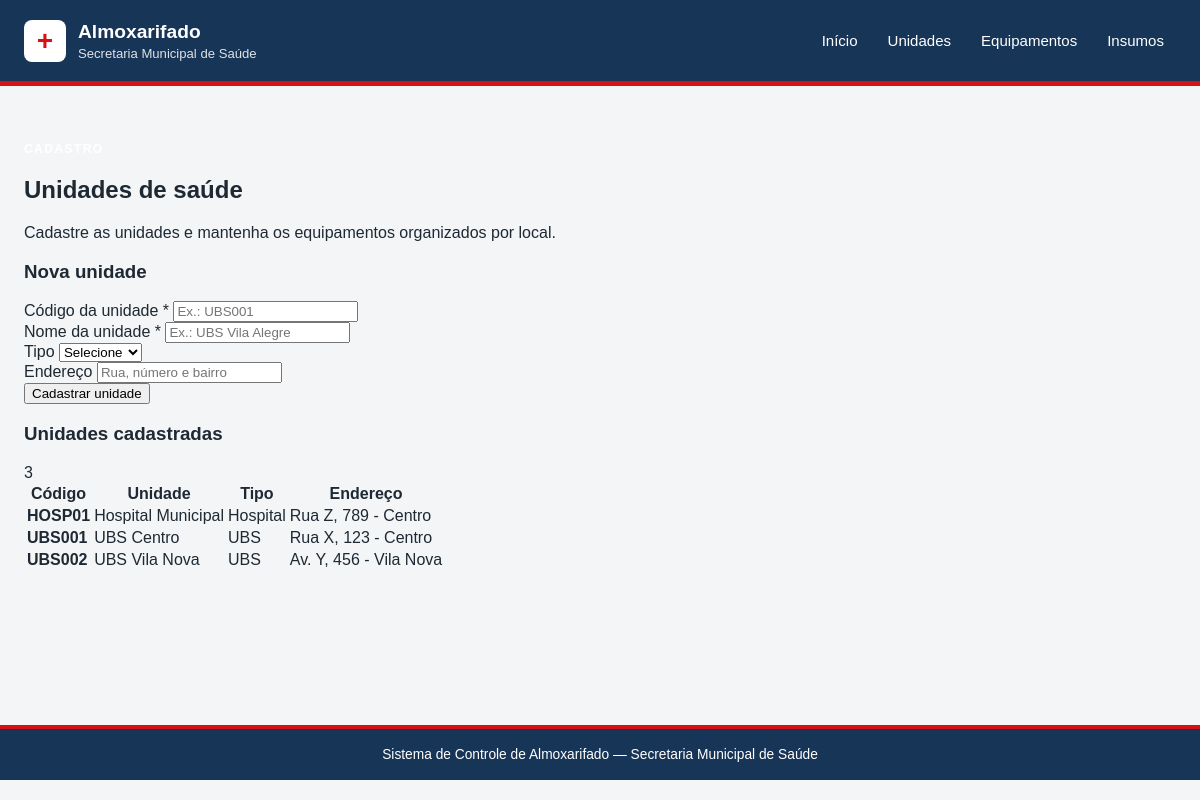
Page /unidades on the earlier database version.
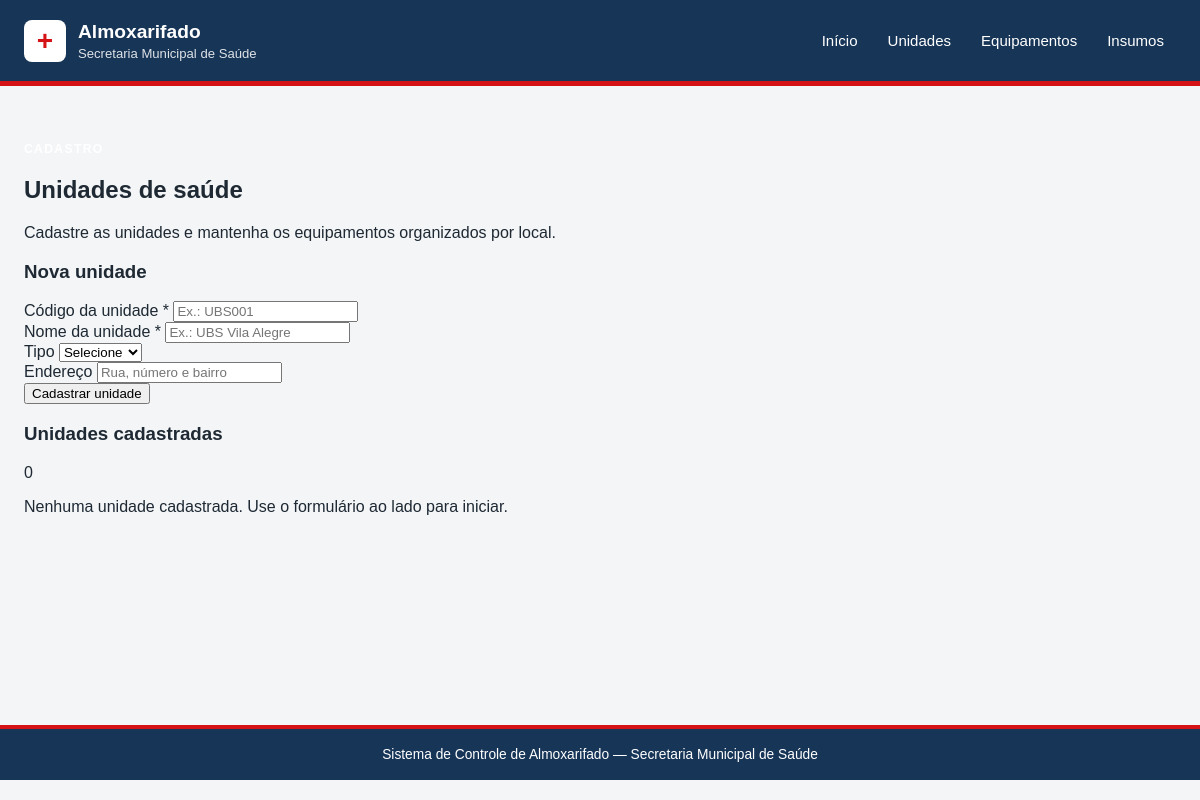
Same page on the later database version.
### tables this page shows
CREATE TABLE unidades (
    id_unidade INTEGER PRIMARY KEY AUTOINCREMENT,
    codigo TEXT NOT NULL UNIQUE,
    nome TEXT NOT NULL,
    tipo TEXT,
    endereco TEXT,
    ativo BOOLEAN DEFAULT 1
);

### app.py (the view, shortened to what this page needs)
@app.route("/unidades", methods=["GET", "POST"])
def unidades():
    with get_db_connection() as conn:
        lista_unidades = conn.execute(
            "SELECT * FROM unidades ORDER BY nome"
        ).fetchall()
    return render_template("unidades.html", unidades=lista_unidades)

### app.py (called while the page is built)
def get_db_connection():
    conn = sqlite3.connect(DATABASE)
    conn.row_factory = sqlite3.Row
    return conn

### templates/unidades.html (shortened to what this page needs)
{% extends "base.html" %}
{% block content %}
<section class="cabecalho-pagina">
    <div>
        <p class="texto-superior texto-superior--azul">CADASTRO</p>
        <h2>Unidades de saúde</h2>
        <p>Cadastre as unidades e mantenha os equipamentos organizados por local.</p>
    </div>
</section>
<section class="grid-unidades">
    <article class="painel">
        <h3>Nova unidade</h3>
        <form method="post" class="formulario">
            <div class="campo">
                <label for="codigo">Código da unidade *</label>
                <input
                    type="text"
                    id="codigo"
                    name="codigo"
                    placeholder="Ex.: UBS001"
                    maxlength="20"
                    required
                >
            </div>
            <div class="campo">
                <label for="nome">Nome da unidade *</label>
                <input
                    type="text"
                    id="nome"
                    name="nome"
                    placeholder="Ex.: UBS Vila Alegre"
                    required
                >
            </div>
            <div class="campo">
                <label for="tipo">Tipo</label>
                <select id="tipo" name="tipo">
                    <option value="">Selecione</option>
                </select>
            </div>
            <div class="campo">
                <label for="endereco">Endereço</label>
                <input
                    type="text"
                    id="endereco"
                    name="endereco"
                    placeholder="Rua, número e bairro"
                >
            </div>
            <button class="botao botao--primario" type="submit">
                Cadastrar unidade
            </button>
        </form>
    </article>
    <article class="painel">
        <div class="titulo-painel">
            <h3>Unidades cadastradas</h3>
            <span class="contador">{{ unidades|length }}</span>
        </div>
        {% if unidades %}
            <div class="tabela-responsiva">
                <table>
                    <thead>
                        <tr>
                            <th>Código</th>
                            <th>Unidade</th>
                            <th>Tipo</th>
                            <th>Endereço</th>
                        </tr>
                    </thead>
                    <tbody>
                        {% for unidade in unidades %}
                            <tr>
                                <td><strong>{{ unidade['codigo'] }}</strong></td>
                                <td>{{ unidade['nome'] }}</td>
                                <td>{{ unidade['tipo'] or '-' }}</td>
                                <td>{{ unidade['endereco'] or '-' }}</td>
                            </tr>
                        {% endfor %}
                    </tbody>
                </table>
            </div>
        {% else %}
            <p class="estado-vazio">
                Nenhuma unidade cadastrada. Use o formulário ao lado para iniciar.
            </p>
        {% endif %}
    </article>
</section>
{% endblock %}

### templates/base.html (shortened to what this page needs)
<!DOCTYPE html>
<html lang="pt-BR">
<head>
    <link rel="stylesheet" href="{{ url_for('static', filename='style.css') }}">
</head>
<body>
    <header class="topo">
        <div class="marca">
            <span class="marca__icone">+</span>
            <div>
                <h1>Almoxarifado</h1>
                <p>Secretaria Municipal de Saúde</p>
            </div>
        </div>
        <nav class="menu" aria-label="Menu principal">
            <a href="{{ url_for('index') }}">Início</a>
            <a href="{{ url_for('unidades') }}">Unidades</a>
            <a href="{{ url_for('equipamentos') }}">Equipamentos</a>
            <a href="{{ url_for('insumos') }}">Insumos</a>
        </nav>
    </header>
<main class="conteudo">
    {% block content %}{% endblock %}
</main>
    <footer class="rodape">
        <p>Sistema de Controle de Almoxarifado — Secretaria Municipal de Saúde</p>
    </footer>
</body>
</html>

### static/style.css (style rules this page uses)
:root { --azul-institucional: #173557; --vermelho-institucional: #d51317; --branco: #ffffff; --fundo: #f3f5f7; --texto: #1e2933; --texto-suave: #5c6b75; --borda: #d8e0e6; --azul-suave: #eaf0f5; }
* { box-sizing: border-box; }
body { margin: 0; font-family: Arial, Helvetica, sans-serif; color: var(--texto); background: var(--fundo); }
.topo { min-height: 86px; padding: 16px max(24px, calc((100% - 1180px) / 2)); display: flex; align-items: center; justify-content: space-between; gap: 24px; color: var(--branco); background: var(--azul-institucional); border-bottom: 5px solid var(--vermelho-institucional); }
.marca { display: flex; align-items: center; gap: 12px; }
.marca__icone { width: 42px; height: 42px; display: grid; place-items: center; border-radius: 8px; font-size: 28px; font-weight: bold; color: var(--vermelho-institucional); background: var(--branco); }
.marca h1, .marca p { margin: 0; }
.marca h1 { font-size: 1.2rem; }
.marca p { margin-top: 3px; font-size: 0.82rem; opacity: 0.86; }
.menu { display: flex; flex-wrap: wrap; gap: 6px; }
.menu a { padding: 9px 12px; border-radius: 6px; color: var(--branco); font-size: 0.94rem; text-decoration: none; }
.conteudo { width: min(1180px, calc(100% - 48px)); min-height: calc(100vh - 161px); margin: 0 auto; padding: 44px 0; }
.texto-superior { color: #ffffff; font-size: 0.76rem; font-weight: bold; letter-spacing: 0.11em; }
.rodape { padding: 18px 24px; color: var(--branco); font-size: 0.86rem; text-align: center; background: var(--azul-institucional); border-top: 4px solid var(--vermelho-institucional); }
.rodape p { margin: 0; }

Differences in the rows shown:
removed unidades: codigo "HOSP01", nome "Hospital Municipal", tipo "Hospital", endereco "Rua Z, 789 - Centro"
removed unidades: codigo "UBS001", nome "UBS Centro", tipo "UBS", endereco "Rua X, 123 - Centro"
removed unidades: codigo "UBS002", nome "UBS Vila Nova", tipo "UBS", endereco "Av. Y, 456 - Vila Nova"
Other differences:
{{ unidades|length }}: "3" → "0"
text no longer shown: "Código Unidade Tipo Endereço"
text now shown: "Nenhuma unidade cadastrada. Use o formulário ao lado para iniciar."
